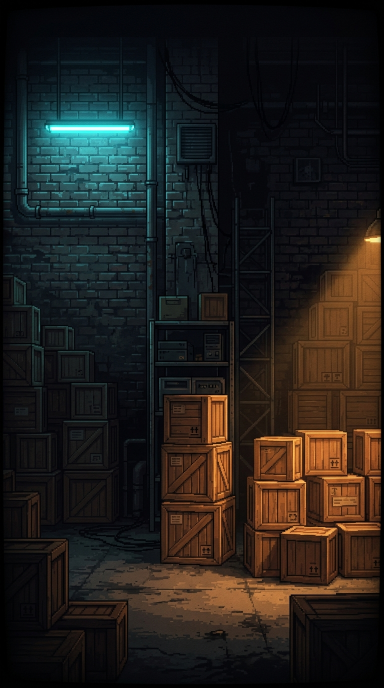
#> input picture assets/warehouse_bg.jpg, 768 x 1376 px, found by its file name (shown at 1/2 size)
$ python render_chapter_previews.py
#> lines starting #> are read from the running program, lines starting #| are printed output that depends on the picture
#!/usr/bin/env python3
"""
Pixel Porter - Chapter Themes & Progression Visualizer (Phase 2)
Generates high-fidelity visual render previews for:
- Chapter 1: Cargo Bay (Levels 1-15, warm tungsten industrial, polished brass bevels)
- Chapter 2: Cold Storage (Levels 16-35, cryogenic sub-zero frost sheen, cyan bevels)
- Chapter 3: Cyber Depot (Levels 36-50, high-tech obsidian carbon, hazard amber bevels, laser emerald aura)
- Level Select Progression with Chapter themes and star milestones
"""

import os
import math
from PIL import Image, ImageDraw, ImageFont

ARTIFACT_DIR = "/home/snowz/.gemini/antigravity-ide/brain/9a93013c-7615-47d7-ae14-3f8a6be1d265"
ASSETS_DIR = "/home/snowz/godot/assets"
W, H = 540, 960

def get_font(size):
    try:
        return ImageFont.truetype("/usr/share/fonts/truetype/dejavu/DejaVuSans-Bold.ttf", size)
    except:
        return ImageFont.load_default()

def get_regular_font(size):
    try:
        return ImageFont.truetype("/usr/share/fonts/truetype/dejavu/DejaVuSans.ttf", size)
    except:
        return ImageFont.load_default()

def draw_styled_button(draw, rect, text, is_primary=False, is_success=False, font=None, custom_border=None):
    x0, y0, x1, y1 = rect
    r = 10
    if is_primary:
        bg = (218, 138, 30)
        border_top = custom_border if custom_border else (255, 220, 115)
        border_bot = (110, 55, 10)
        text_col = (255, 255, 255)
    elif is_success:
        bg = (46, 148, 82)
        border_top = (115, 230, 148)
        border_bot = (20, 82, 35)
        text_col = (255, 255, 255)
    else:
        bg = (33, 43, 61)
        border_top = custom_border if custom_border else (184, 138, 51)
        border_bot = (75, 55, 18)
        text_col = (240, 244, 250)

    draw.rounded_rectangle([x0 + 1, y0 + 3, x1 + 1, y1 + 3], radius=r, fill=(0, 0, 0, 90))
    draw.rounded_rectangle([x0, y0, x1, y1], radius=r, fill=bg)
    draw.rounded_rectangle([x0, y0, x1, y1], radius=r, outline=border_top, width=2)
    draw.line([(x0 + r, y1), (x1 - r, y1)], fill=border_bot, width=4)

    if font:
        bbox = font.getbbox(text)
        tw = bbox[2] - bbox[0]
        th = bbox[3] - bbox[1]
        tx = (x0 + x1 - tw) // 2
        ty = (y0 + y1 - th) // 2 - 2
        draw.text((tx, ty + 1), text, font=font, fill=(0, 0, 0, 220))
        draw.text((tx, ty), text, font=font, fill=text_col)

# [15 lines left out: function tint_image, not called in this run]

def render_chapter_screen(ch_id, level_num, out_filename):
#> called with ch_id = 0, level_num = 1, out_filename = 'preview_chapter_1_cargo_bay.png'
    bg_path = os.path.join(ASSETS_DIR, "warehouse_bg.jpg")
    bg = Image.open(bg_path).convert("RGBA").resize((W, H))
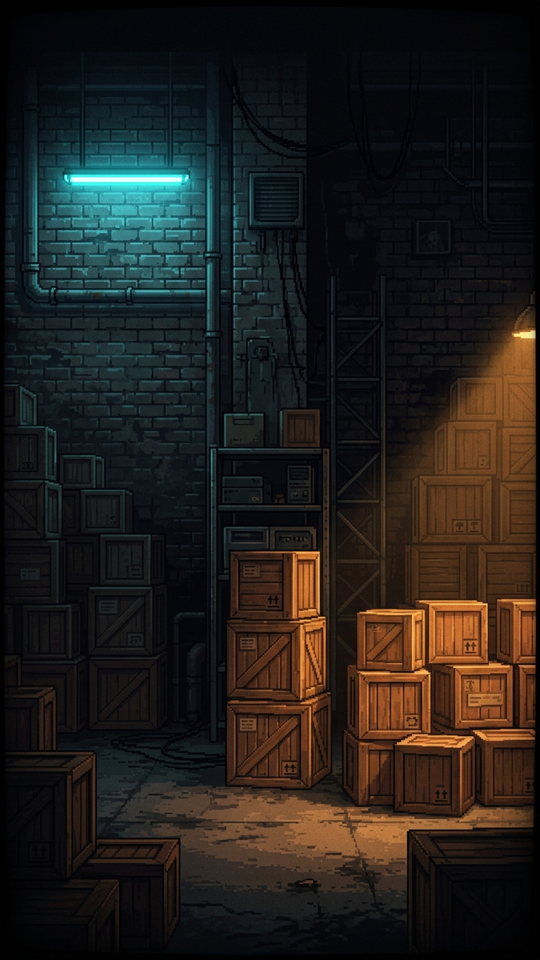
#> bg: PIL image 540x960 RGBA; mean R, G, B, A 34.1, 30.8, 27.4, 255

    # Chapter palette definitions
    if ch_id == 0:
        # Chapter 1: Cargo Bay
        ch_title = "Cargo Bay"
        badge_text = "📦 CH. 1"
        badge_col = (250, 209, 64)
        dim_rgba = (15, 20, 31, 180)
        frame_base = (30, 38, 51)
        frame_rim = (198, 153, 56) # Polished brass
        bolt_col = (235, 188, 71)
        floor_tint = (255, 255, 255)
        wall_tint = (255, 255, 255)
        goal_aura_col = (250, 209, 51, 80)
        goal_core_col = (255, 255, 220)
        crate_tint = (255, 255, 255)
    elif ch_id == 1:
        # Chapter 2: Cold Storage
        ch_title = "Cold Storage"
        badge_text = "❄ CH. 2"
        badge_col = (89, 217, 255)
        dim_rgba = (8, 22, 42, 195)
        frame_base = (20, 36, 56)
        frame_rim = (89, 209, 255) # Cryo cyan
        bolt_col = (140, 230, 255)
        floor_tint = (209, 235, 255) # Frost sheen
        wall_tint = (204, 230, 255) # Insulated walls
        goal_aura_col = (64, 217, 255, 95) # Cyan pressure plate
        goal_core_col = (220, 250, 255)
        crate_tint = (235, 245, 255)
    else:
        # Chapter 3: Cyber Depot
        ch_title = "Cyber Depot"
        badge_text = "⚡ CH. 3"
        badge_col = (255, 166, 51)
        dim_rgba = (16, 14, 24, 200)
        frame_base = (16, 18, 26) # Obsidian carbon
        frame_rim = (255, 166, 46) # Hazard amber
        bolt_col = (255, 184, 61)
        floor_tint = (224, 224, 240) # High-tech composite
        wall_tint = (199, 194, 219)
        goal_aura_col = (51, 255, 140, 95) # Laser emerald
        goal_core_col = (190, 255, 220)
        crate_tint = (255, 240, 230)

    # Apply background ambient tint
    overlay = Image.new("RGBA", (W, H), dim_rgba)
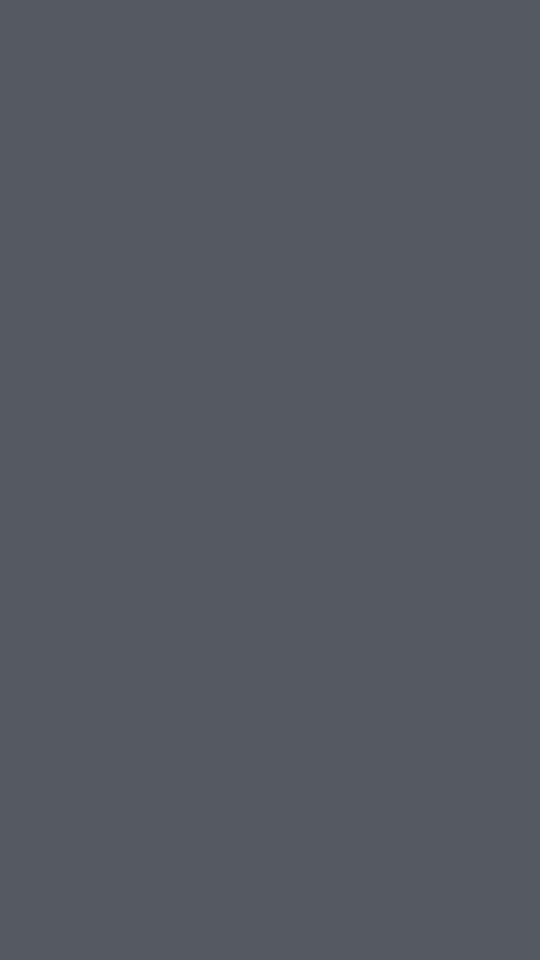
#> overlay: PIL image 540x960 RGBA; mean R, G, B, A 15, 20, 31, 180; transparent parts drawn white
    game_img = Image.alpha_composite(bg, overlay)
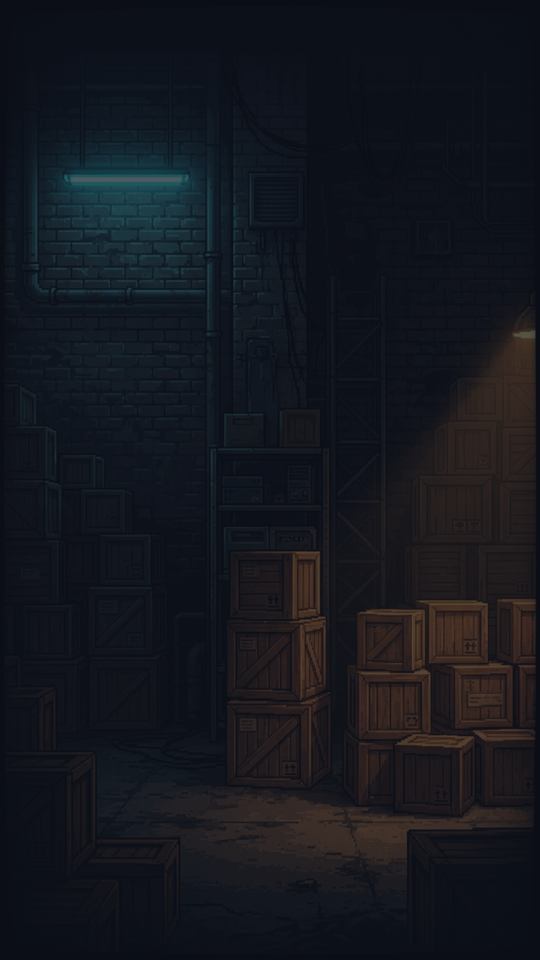
#> game_img: PIL image 540x960 RGBA; mean R, G, B, A 20.6, 23.2, 29.9, 255
    draw = ImageDraw.Draw(game_img)

    f_top = get_font(18)
    f_badge = get_font(14)
    f_stats = get_regular_font(14)
    f_btn = get_font(15)

    # Top Bar
    draw.rectangle([0, 0, W, 68], fill=(20, 26, 38, 248))
    draw.line([(0, 68), (W, 68)], fill=frame_rim, width=2)
    # Menu btn
    draw_styled_button(draw, (14, 12, 56, 54), "⌂", font=f_top, custom_border=frame_rim)
    # Music & Control buttons
    draw_styled_button(draw, (62, 12, 104, 54), "♪", font=f_top, custom_border=frame_rim)
    draw_styled_button(draw, (110, 12, 152, 54), "✋", font=f_top, custom_border=frame_rim)

    # Chapter Badge
    draw.rounded_rectangle([160, 17, 240, 49], radius=6, fill=(24, 32, 48), outline=badge_col, width=1)
    bb = f_badge.getbbox(badge_text)
    bw = bb[2] - bb[0]
    draw.text((160 + (80 - bw)//2, 23), badge_text, font=f_badge, fill=badge_col)

    # Level label
    lvl_str = "LVL %d/50" % level_num
    draw.text((250, 24), lvl_str, font=f_top, fill=(255, 255, 255))
    # Stats
    draw.text((W - 165, 26), "M: 0 | P: 0", font=f_stats, fill=(225, 235, 250))

    # Bottom Bar
    draw.rectangle([0, H - 76, W, H], fill=(20, 26, 38, 248))
    draw.line([(0, H - 76), (W, H - 76)], fill=frame_rim, width=2)
    draw_styled_button(draw, (14, H - 64, 94, H - 16), "< Prev", font=f_btn, custom_border=frame_rim)
    draw_styled_button(draw, (102, H - 64, 202, H - 16), "Undo ↶", font=f_btn, custom_border=frame_rim)
    draw_styled_button(draw, (210, H - 64, 310, H - 16), "Hint 💡", font=f_btn, custom_border=frame_rim)
    draw_styled_button(draw, (318, H - 64, 430, H - 16), "Restart ↺", is_primary=True, font=f_btn, custom_border=frame_rim)
    draw_styled_button(draw, (438, H - 64, 526, H - 16), "Next >", is_success=True, font=f_btn)

    # Board layout (5x5 grid)
    tile_sz = 84
    grid_w, grid_h = 5, 5
    board_px_w, board_px_h = grid_w * tile_sz, grid_h * tile_sz
    gx0 = (W - board_px_w) // 2
    gy0 = (H - board_px_h) // 2

    frame_m = 12
    fx0, fy0 = gx0 - frame_m, gy0 - frame_m
    fx1, fy1 = gx0 + board_px_w + frame_m, gy0 + board_px_h + frame_m

    # Frame shadow
    draw.rectangle([fx0 + 8, fy0 + 10, fx1 + 8, fy1 + 10], fill=(0, 0, 0, 160))
    # Frame base & bevel rim
    draw.rectangle([fx0, fy0, fx1, fy1], fill=frame_base, outline=frame_rim, width=3)
    # Inner groove
    draw.rectangle([gx0 - 2, gy0 - 2, gx0 + board_px_w + 2, gy0 + board_px_h + 2], outline=(15, 18, 24), width=2)

    # 4 Corner Bolts
    for bx, by in [(fx0 + 6, fy0 + 6), (fx1 - 6, fy0 + 6), (fx0 + 6, fy1 - 6), (fx1 - 6, fy1 - 6)]:
        draw.ellipse([bx - 4, by - 4, bx + 4, by + 4], fill=bolt_col, outline=(30, 20, 10))

    # Tile textures
#> (the run stopped early here; a loop or call above may not have finished)
